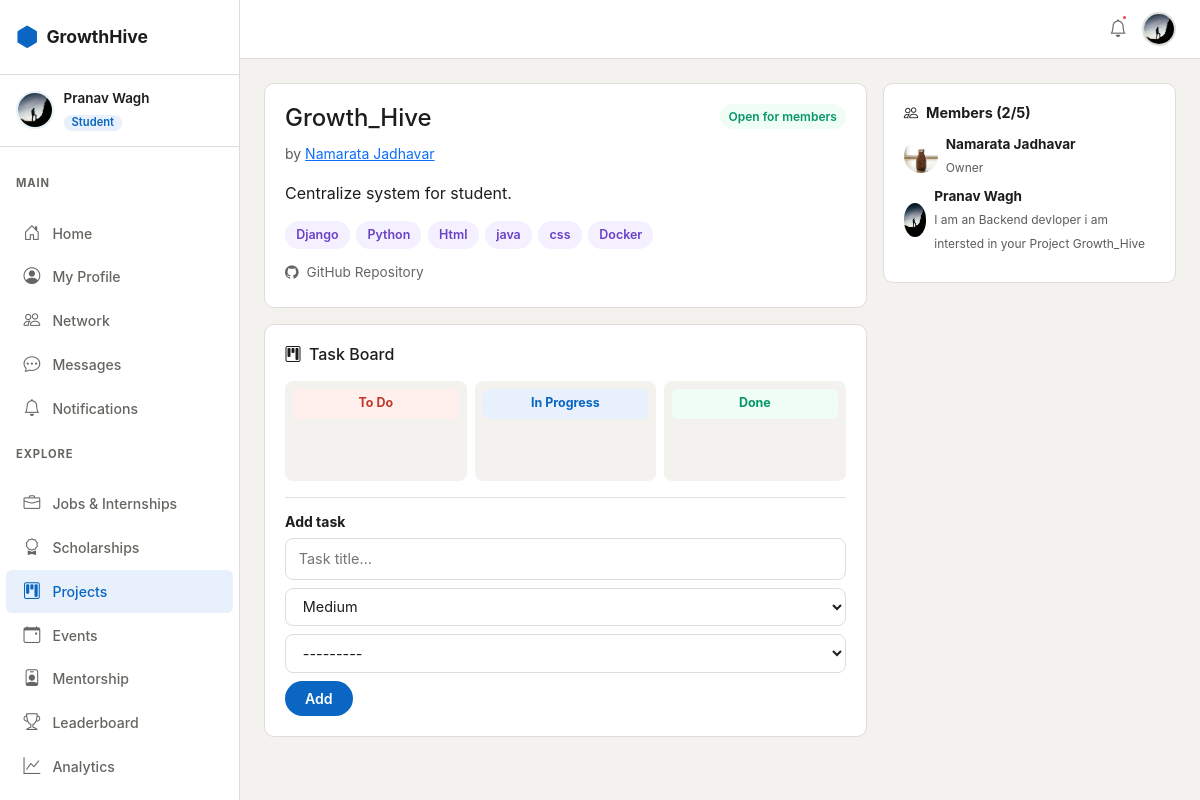
/projects/1/ (signed in), run on the app's committed database.
### apps/accounts/models.py (models this page shows, shortened)
class User(AbstractUser):
    class Role(models.TextChoices):
        STUDENT = 'student', 'Student'
        ALUMNI  = 'alumni',  'Alumni'
        TEACHER = 'teacher', 'Teacher'
    username   = None
    email      = models.EmailField(unique=True)
    first_name = models.CharField(max_length=50)
    last_name  = models.CharField(max_length=50)
    role = models.CharField(max_length=20, choices=Role.choices, default=Role.STUDENT)
    department = models.CharField(
        max_length=20,
        choices=DEPARTMENT_CHOICES,
        blank=True,
        default='',
    )
    is_email_verified = models.BooleanField(default=False)
    created_at = models.DateTimeField(auto_now_add=True)
    updated_at = models.DateTimeField(auto_now=True)
    USERNAME_FIELD  = 'email'
    REQUIRED_FIELDS = ['first_name', 'last_name']
    objects = UserManager()
    def __str__(self):
        return f'{self.get_full_name()} <{self.email}>'
    def get_full_name(self):
        return f'{self.first_name} {self.last_name}'.strip()
    @property
    def is_student(self):
        return self.role == self.Role.STUDENT

class Profile(models.Model):
    user = models.OneToOneField(User, on_delete=models.CASCADE, related_name='profile')
    bio    = models.TextField(max_length=500, blank=True)
    avatar = models.ImageField(upload_to='avatars/', blank=True, null=True)
    banner = models.ImageField(upload_to='banners/', blank=True, null=True)
    graduation_year = models.PositiveIntegerField(null=True, blank=True)
    current_year    = models.PositiveSmallIntegerField(null=True, blank=True)
    current_working_company = models.CharField(max_length=200, blank=True)
    working_domain          = models.CharField(max_length=200, blank=True)
    github_url   = models.URLField(blank=True)
    linkedin_url = models.URLField(blank=True)
    website      = models.URLField(blank=True)
    location     = models.CharField(max_length=100, blank=True)
    skills = models.ManyToManyField('Skill', through='UserSkill', blank=True)
    resume = models.FileField(upload_to='resumes/', blank=True, null=True)
    points      = models.PositiveIntegerField(default=0)
    streak_days = models.PositiveIntegerField(default=0)
    last_active = models.DateField(null=True, blank=True)
    is_open_to_work   = models.BooleanField(default=False)
    is_open_to_mentor = models.BooleanField(default=False)
    skill_embedding     = models.JSONField(null=True, blank=True)
    embedding_updated_at = models.DateTimeField(null=True, blank=True)
    created_at = models.DateTimeField(auto_now_add=True)
    updated_at = models.DateTimeField(auto_now=True)
    def get_avatar_url(self):
        if self.avatar:
            return self.avatar.url
        return '/static/images/default-avatar.png'

### apps/projects/models.py (models this page shows, shortened)
class Project(models.Model):
    class Status(models.TextChoices):
        OPEN     = 'open',     'Open for members'
        ACTIVE   = 'active',   'Active'
        COMPLETED= 'completed','Completed'
    owner       = models.ForeignKey(
        settings.AUTH_USER_MODEL, on_delete=models.CASCADE, related_name='owned_projects'
    )
    title       = models.CharField(max_length=200)
    description = models.TextField()
    skills_needed = models.TextField(blank=True, help_text='Comma-separated skills')
    max_members = models.PositiveSmallIntegerField(default=5)
    github_url  = models.URLField(blank=True)
    status      = models.CharField(max_length=20, choices=Status.choices, default=Status.OPEN)
    created_at  = models.DateTimeField(auto_now_add=True)
    members = models.ManyToManyField(
        settings.AUTH_USER_MODEL, through='ProjectMember', related_name='joined_projects'
    )
    class Meta:
        ordering = ['-created_at']
    def skills_list(self):
        return [s.strip() for s in self.skills_needed.split(',') if s.strip()]
    def member_count(self):
        return self.project_members.filter(is_approved=True).count()

class ProjectMember(models.Model):
    project     = models.ForeignKey(Project, on_delete=models.CASCADE, related_name='project_members')
    user        = models.ForeignKey(settings.AUTH_USER_MODEL, on_delete=models.CASCADE)
    role        = models.CharField(max_length=100, blank=True, help_text='e.g. Frontend Dev, Designer')
    is_approved = models.BooleanField(default=False)
    joined_at   = models.DateTimeField(auto_now_add=True)
    class Meta:
        unique_together = ('project', 'user')

### apps/projects/views.py (the view)
# urls.py: path('<int:pk>/',                     views.project_detail_view,     name='detail'),
@login_required
@verified_required
def project_detail_view(request, pk):
    project = get_object_or_404(Project, pk=pk)
    members = project.project_members.filter(is_approved=True).select_related('user', 'user__profile')
    pending = project.project_members.filter(is_approved=False).select_related('user', 'user__profile')
    tasks   = project.tasks.all()
    is_member = project.project_members.filter(user=request.user, is_approved=True).exists()
    is_owner  = project.owner == request.user
    task_form = TaskForm(project=project)
    return render(request, 'projects/detail.html', {
        'project': project, 'members': members, 'pending': pending,
        'tasks': tasks, 'is_member': is_member, 'is_owner': is_owner,
        'task_form': task_form,
    })

### apps/projects/forms.py
class TaskForm(forms.ModelForm):
    class Meta:
        model  = ProjectTask
        fields = ['title', 'assigned_to', 'priority', 'status', 'due_date']
        widgets = {
            'due_date': forms.DateInput(attrs={'type': 'date'}),
        }
    def __init__(self, *args, project=None, **kwargs):
        super().__init__(*args, **kwargs)
        if project:
            approved_members = project.project_members.filter(is_approved=True).values_list('user', flat=True)
            from apps.accounts.models import User
            self.fields['assigned_to'].queryset = User.objects.filter(pk__in=approved_members)

### templates/projects/detail.html (shortened to what this page needs)
{% extends 'base.html' %}
{% block content %}
<div class="row g-3" style="max-width:1000px;">
  <div class="col-lg-8">
    <div class="gh-card mb-3">
      <div class="d-flex justify-content-between align-items-start mb-3">
        <div>
          <h2 class="h4">{{ project.title }}</h2>
          <span class="text-muted small">by <a href="{% url 'accounts:profile_detail' project.owner.pk %}">{{ project.owner.get_full_name }}</a></span>
        </div>
        <span class="gh-tag gh-tag-{% if project.status == 'open' %}green{% elif project.status == 'active' %}blue{% else %}gray{% endif %}">{{ project.get_status_display }}</span>
      </div>
      <p style="white-space:pre-wrap;">{{ project.description }}</p>
      {% if project.skills_needed %}
      <div class="gh-skills-wrap mt-2">
        {% for skill in project.skills_list %}<span class="gh-skill-badge gh-skill-advanced">{{ skill }}</span>{% endfor %}
      </div>
      {% endif %}
      {% if project.github_url %}
      <a href="{{ project.github_url }}" target="_blank" class="gh-link-row mt-2"><i class="bi bi-github"></i>GitHub Repository</a>
      {% endif %}
    </div>
    {% if is_member or is_owner %}
    <div class="gh-card mb-3">
      <div class="gh-card-header-row mb-3">
        <h6 class="mb-0"><i class="bi bi-kanban me-2"></i>Task Board</h6>
      </div>
      <div class="row g-2">
        <div class="col-4">
          <div class="gh-kanban-col">
            <div class="gh-kanban-header gh-kanban-todo">To Do</div>
          </div>
        </div>
        <div class="col-4">
          <div class="gh-kanban-col">
            <div class="gh-kanban-header gh-kanban-doing">In Progress</div>
          </div>
        </div>
        <div class="col-4">
          <div class="gh-kanban-col">
            <div class="gh-kanban-header gh-kanban-done">Done</div>
          </div>
        </div>
      </div>
      <div class="mt-3 border-top pt-3">
        <h6 class="small fw-700 mb-2">Add task</h6>
        <form method="post" action="{% url 'projects:add_task' project.pk %}" class="d-flex gap-2 flex-wrap">
          <input type="text" name="title" placeholder="Task title…" class="gh-input" style="flex:1;" required/>
          {{ task_form.priority }}
          {{ task_form.assigned_to }}
          <button type="submit" class="btn gh-btn-primary btn-sm">Add</button>
        </form>
      </div>
    </div>
    {% endif %}
  </div>
  <div class="col-lg-4">
    <div class="gh-card mb-3">
      <h6 class="gh-card-title"><i class="bi bi-people me-2"></i>Members ({{ project.member_count }}/{{ project.max_members }})</h6>
      {% for m in members %}
      <div class="d-flex align-items-center gap-2 mb-2">
        <img src="{{ m.user.profile.get_avatar_url }}" style="width:34px;height:34px;border-radius:50%;" alt=""/>
        <div>
          <a href="{% url 'accounts:profile_detail' m.user.pk %}" class="gh-people-name d-block" style="font-size:.85rem;">{{ m.user.get_full_name }}</a>
          <span class="text-muted" style="font-size:.75rem;">{{ m.role|default:"Member" }}</span>
        </div>
      </div>
      {% endfor %}
    </div>
  </div>
</div>
{% endblock %}

### templates/base.html (shortened to what this page needs)
{% load static %}
<!DOCTYPE html>
<html lang="en" data-theme="light">
<head>
  <link rel="stylesheet" href="https://cdn.jsdelivr.net/npm/bootstrap@5.3.3/dist/css/bootstrap.min.css" />
  <link rel="stylesheet" href="https://cdn.jsdelivr.net/npm/bootstrap-icons@1.11.3/font/bootstrap-icons.min.css" />
  <link rel="stylesheet" href="{% static 'css/main.css' %}" />
</head>
<body>
  {% if user.is_authenticated %}
  <div class="gh-wrapper">
    <aside class="gh-sidebar" id="sidebar">
      <div class="gh-sidebar-logo">
        <a href="{% url 'accounts:dashboard' %}" class="gh-logo-link">
          <span class="gh-logo-icon"><i class="bi bi-hexagon-fill"></i></span>
          <span class="gh-logo-text">GrowthHive</span>
        </a>
      </div>
      <div class="gh-sidebar-user">
        <img src="{{ user.profile.get_avatar_url }}" class="gh-sidebar-avatar" alt="avatar" />
        <div class="gh-sidebar-user-info">
          <span class="gh-sidebar-name">{{ user.first_name }} {{ user.last_name }}</span>
          <span class="gh-sidebar-role badge">{{ user.get_role_display }}</span>
        </div>
      </div>
      <nav class="gh-nav">
        <p class="gh-nav-section">Main</p>
        <a href="{% url 'social:feed' %}"
          class="gh-nav-link {% if 'social' in request.resolver_match.app_name %}active{% endif %}">
          <i class="bi bi-house-door"></i><span>Home</span>
        </a>
        <a href="{% url 'accounts:profile' %}"
          class="gh-nav-link {% if request.resolver_match.url_name == 'profile' %}active{% endif %}">
          <i class="bi bi-person-circle"></i><span>My Profile</span>
        </a>
        <a href="{% url 'connections:network' %}"
          class="gh-nav-link {% if 'connections' in request.resolver_match.app_name %}active{% endif %}">
          <i class="bi bi-people"></i><span>Network</span>
        </a>
        <a href="{% url 'chat:inbox' %}"
          class="gh-nav-link {% if 'chat' in request.resolver_match.app_name %}active{% endif %}">
          <i class="bi bi-chat-dots"></i><span>Messages</span>
        </a>
        <a href="{% url 'notifications:list' %}"
          class="gh-nav-link {% if 'notifications' in request.resolver_match.app_name %}active{% endif %}">
          <i class="bi bi-bell"></i><span>Notifications</span>
        </a>
        <p class="gh-nav-section">Explore</p>
        <a href="{% url 'jobs:list' %}"
          class="gh-nav-link {% if 'jobs' in request.resolver_match.app_name %}active{% endif %}">
          <i class="bi bi-briefcase"></i><span>Jobs & Internships</span>
        </a>
        <a href="{% url 'scholarships:list' %}"
          class="gh-nav-link {% if 'scholarships' in request.resolver_match.app_name %}active{% endif %}">
          <i class="bi bi-award"></i><span>Scholarships</span>
        </a>
        <a href="{% url 'projects:list' %}"
          class="gh-nav-link {% if 'projects' in request.resolver_match.app_name %}active{% endif %}">
          <i class="bi bi-kanban"></i><span>Projects</span>
        </a>
        <a href="{% url 'events:list' %}"
          class="gh-nav-link {% if 'events' in request.resolver_match.app_name %}active{% endif %}">
          <i class="bi bi-calendar-event"></i><span>Events</span>
        </a>
        <a href="{% url 'mentorship:list' %}"
          class="gh-nav-link {% if 'mentorship' in request.resolver_match.app_name %}active{% endif %}">
          <i class="bi bi-person-badge"></i><span>Mentorship</span>
        </a>
        <a href="{% url 'gamification:leaderboard' %}"
          class="gh-nav-link {% if 'gamification' in request.resolver_match.app_name %}active{% endif %}">
          <i class="bi bi-trophy"></i><span>Leaderboard</span>
        </a>
        <a href="{% url 'analytics:dashboard' %}"
          class="gh-nav-link {% if 'analytics' in request.resolver_match.app_name %}active{% endif %}">
          <i class="bi bi-graph-up"></i><span>Analytics</span>
        </a>
        {% if user.is_student %}
        <p class="gh-nav-section">Students</p>
        {% endif %}
      </nav>
    </aside>
    <main class="gh-main">
      <div class="gh-topbar">
        <div class="gh-topbar-actions">
          <a href="{% url 'notifications:list' %}" class="gh-icon-btn" id="notifBtn" title="Notifications">
            <i class="bi bi-bell"></i>
            <span class="gh-notif-dot"></span>
          </a>
          <a href="{% url 'accounts:profile' %}" class="gh-topbar-avatar">
            <img src="{{ user.profile.get_avatar_url }}" alt="avatar" />
          </a>
        </div>
      </div>
      <div class="gh-content">
        {% block content %}{% endblock %}
      </div>
    </main>
  </div>
  {% endif %}
</body>
</html>

### data on the page
User: profile.get_avatar_url (picture), first_name "Pranav", last_name "Wagh", role "Student"
Project: title "Growth_Hive", owner.get_full_name "Namarata Jadhavar", status "Open for members", description "Centralize system for student.", member_count "2", max_members "5"
ProjectMember: user.profile.get_avatar_url (picture), user.get_full_name "Namarata Jadhavar", role "Owner"
ProjectMember: user.profile.get_avatar_url (picture), user.get_full_name "Pranav Wagh", role "I am an Backend devloper i am intersted in your Project Growth_Hive"

### other printed values
{{ skill }} "Django" "Python" "Html" "java" "css" "Docker"
